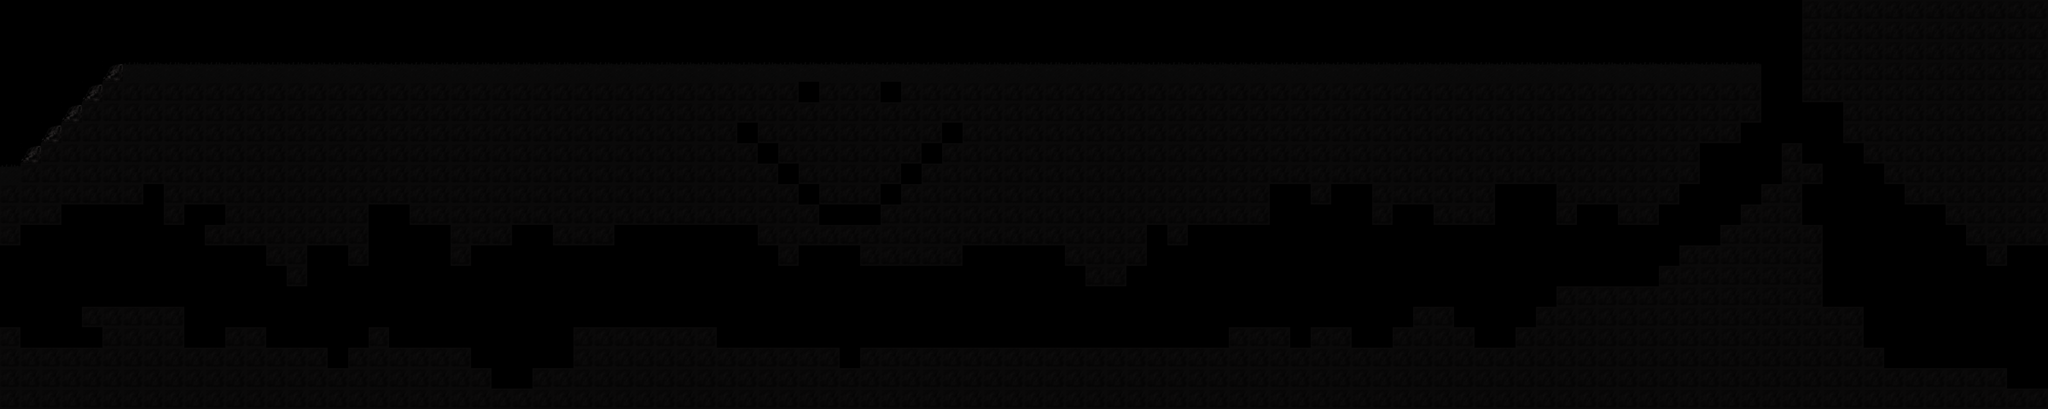

This game map was drawn from its Tiled (.tmx) file and the tilesets committed beside it. A one-line description and the trimmed map source follow:
An orthogonal 100x20 tile map with 128x128 px tiles, 1 tile layer (Tile Layer 1).

<map version="1.0" orientation="orthogonal" width="100" height="20" tilewidth="128" tileheight="128">
 <tileset firstgid="1" name="Tiles" tilewidth="128" tileheight="128">
  <image source="../images/Tiles.png" trans="4b4b4b" width="128" height="1024" />
 </tileset>
 <layer name="Tile Layer 1" width="100" height="20">
  <data>[2000 cells, 1167 non-empty, 3 distinct tile ids]</data>
 </layer>
</map>
